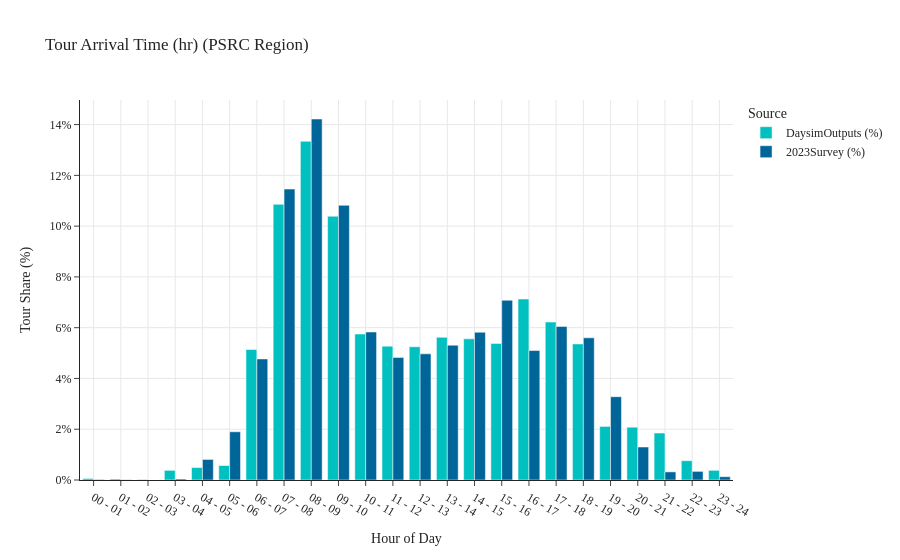

The notebook cell saved with this chart:
### Code cell
tour_pd_arr_time(data1=data_daysim, data2=data_survey, tag='PSRC Region')

### Figure 1 — Plotly figure (JSON) as saved in the notebook; plotly's stock layout.template omitted (floating-point values rounded to 4 significant figures)
{"data": [{"alignmentgroup": "True", "hovertemplate": "Source=DaysimOutputs (%)<br>Primary Destination Arrival Hour=%{x}<br>Tour Arrival Time (hr)=%{y}<extra></extra>", "legendgroup": "DaysimOutputs (%)", "marker": {"color": "#00C0C0", "pattern": {"shape": ""}}, "name": "DaysimOutputs (%)", "offsetgroup": "DaysimOutputs (%)", "orientation": "v", "showlegend": true, "textposition": "auto", "type": "bar", "x": ["00 - 01", "01 - 02", "02 - 03", "03 - 04", "04 - 05", "05 - 06", "06 - 07", "07 - 08", "08 - 09", "09 - 10", "10 - 11", "11 - 12", "12 - 13", "13 - 14", "14 - 15", "15 - 16", "16 - 17", "17 - 18", "18 - 19", "19 - 20", "20 - 21", "21 - 22", "22 - 23", "23 - 24"], "xaxis": "x", "y": [0.06, 0.04, 0.02, 0.38, 0.49, 0.57, 5.14, 10.86, 13.34, 10.39, 5.75, 5.27, 5.25, 5.62, 5.56, 5.38, 7.13, 6.22, 5.36, 2.11, 2.08, 1.85, 0.76, 0.38], "yaxis": "y"}, {"alignmentgroup": "True", "hovertemplate": "Source=2023Survey (%)<br>Primary Destination Arrival Hour=%{x}<br>Tour Arrival Time (hr)=%{y}<extra></extra>", "legendgroup": "2023Survey (%)", "marker": {"color": "#006598", "pattern": {"shape": ""}}, "name": "2023Survey (%)", "offsetgroup": "2023Survey (%)", "orientation": "v", "showlegend": true, "textposition": "auto", "type": "bar", "x": ["00 - 01", "01 - 02", "02 - 03", "03 - 04", "04 - 05", "05 - 06", "06 - 07", "07 - 08", "08 - 09", "09 - 10", "10 - 11", "11 - 12", "12 - 13", "13 - 14", "14 - 15", "15 - 16", "16 - 17", "17 - 18", "18 - 19", "19 - 20", "20 - 21", "21 - 22", "22 - 23", "23 - 24"], "xaxis": "x", "y": [0.02, 0.01, 0.0, 0.04, 0.81, 1.9, 4.77, 11.46, 14.22, 10.82, 5.83, 4.83, 4.97, 5.31, 5.82, 7.08, 5.1, 6.05, 5.6, 3.28, 1.3, 0.32, 0.34, 0.13], "yaxis": "y"}], "layout": {"barmode": "group", "legend": {"title": {"text": "Source"}, "tracegroupgap": 0}, "title": {"text": "Tour Arrival Time (hr) (PSRC Region)"}, "xaxis": {"anchor": "y", "domain": [0.0, 1.0], "showgrid": true, "title": {"text": "Hour of Day"}}, "yaxis": {"anchor": "x", "domain": [0.0, 1.0], "showgrid": true, "ticksuffix": "%", "title": {"text": "Tour Share (%)"}}}}
